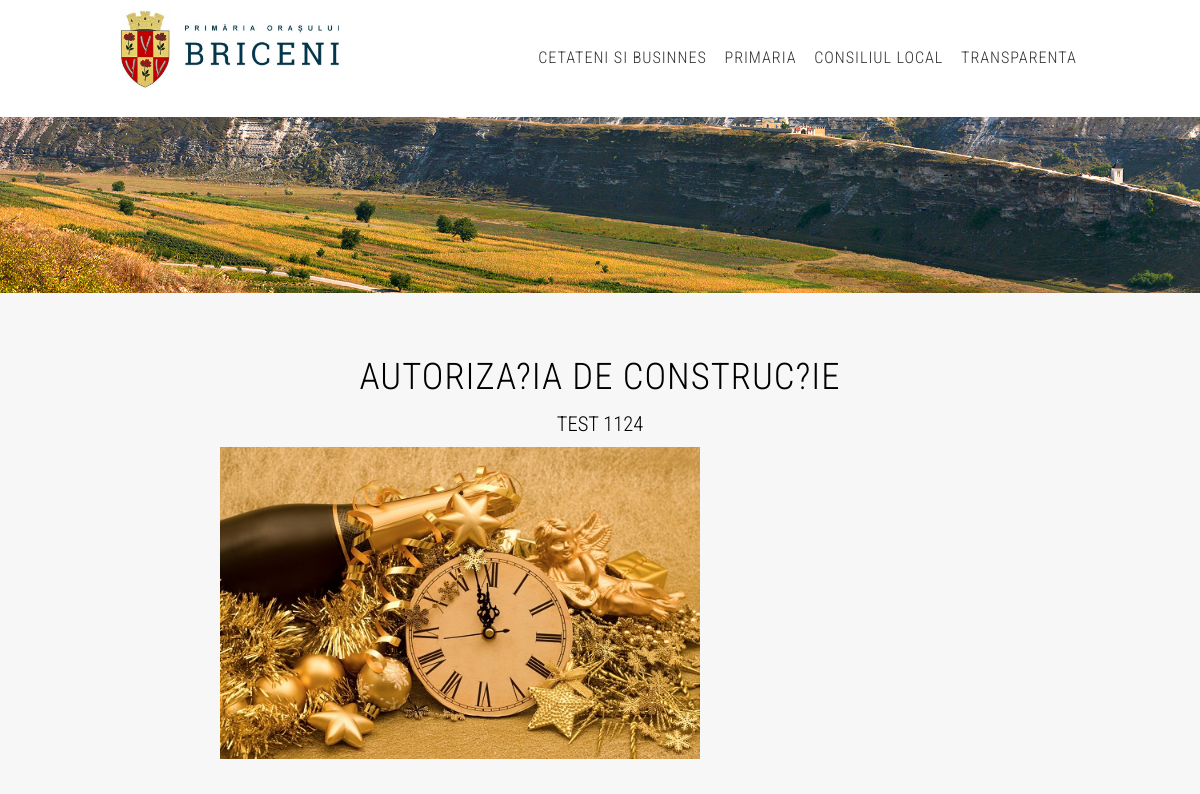
Page /post.php?id=3 (upper part) on the earlier database version.
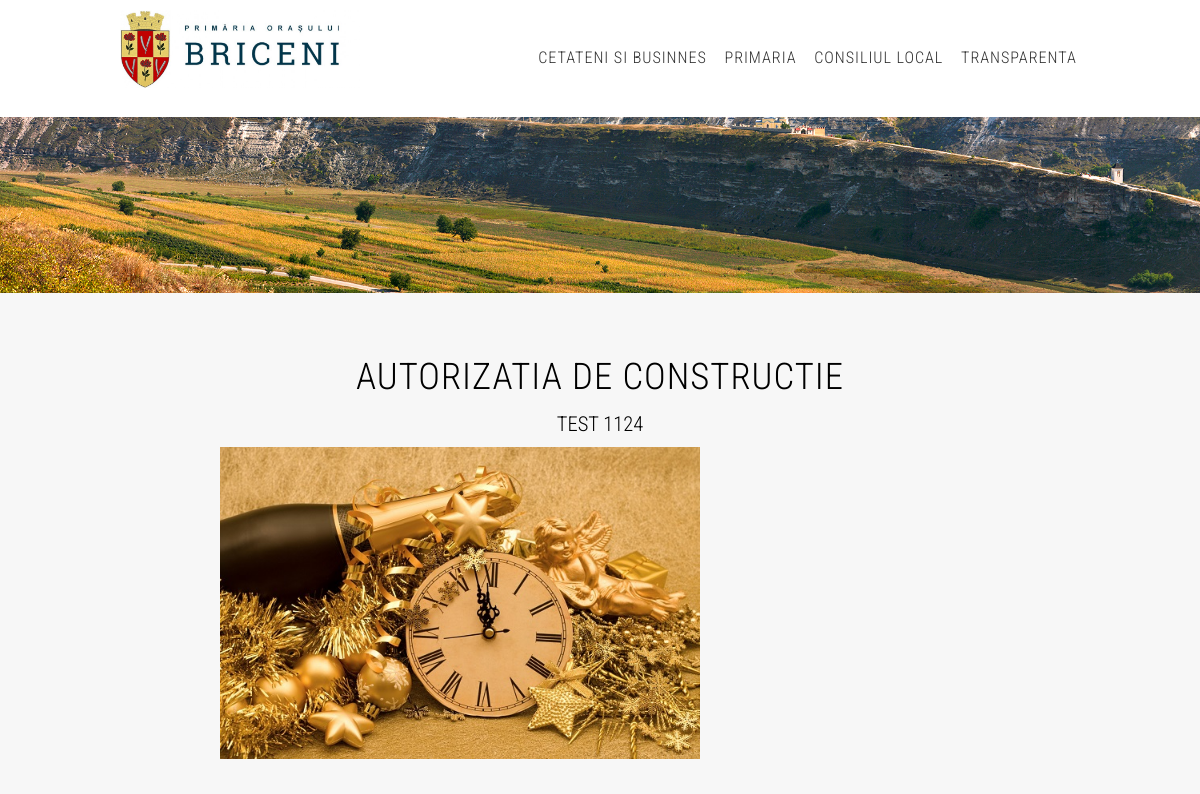
Same page on the later database version.
### tables this page shows
CREATE TABLE `groups` (
  `id` int(11) NOT NULL,
  `name` varchar(255) NOT NULL,
  `thumbnail` blob NOT NULL
);

CREATE TABLE `posts` (
  `id` int(11) NOT NULL,
  `id_group` int(11) NOT NULL,
  `id_category` int(11) NOT NULL,
  `image_url` varchar(255) NOT NULL,
  `title` varchar(255) NOT NULL,
  `subtitle` varchar(255) NOT NULL,
  `content` text NOT NULL,
  `file_attach_url` varchar(255) NOT NULL,
  `created` int(11) NOT NULL,
  `updated` int(11) NOT NULL,
  `important` tinyint(1) DEFAULT NULL
);

### post.php (the view, shortened to what this page needs)
<?php
	include "php/connect.php";
	if (!empty($_GET['id'])) {
		$id = $_GET['id'];
		$result = mysqli_query($con, "SELECT p.* FROM posts p WHERE p.id = '$id'");
	}else{
		header('Location: /pb/index.php');
	}
	$post = $result->fetch_object();
 ?>
<!DOCTYPE HTML>
<html>
	<head>
		<?php include"components/head.php";?>
	</head>
	<body class="no-sidebar">
		<?php include "components/navbar.php"; ?>
		<div id="banner2">
		</div>
		<div id="page">
			<div id="main" class="container">
				<div class="row">
					<div class="12u">
						<section>
							<header>
								<h2 style="text-align:center; line-height: 50px;"><?php print $post->title; ?></h2>
								<span class="byline" style="text-align:center;"><?php print $post->subtitle; ?></span>
								<img src="post_images/orange.jpg" style="width: 50%; margin-left:100px;">
							</header>
						</section>
					</div>
				</div>
			</div>
		</div>
	</body>
</html>

### components/head.php (shortened to what this page needs)
<link rel="stylesheet" href="css/fontawesome.css">

### components/navbar.php (shortened to what this page needs)
<div id="header">
	<div class="container">
			<div class="row">
				<a href="index.php"><div id="logo" class="3u"><img src="images/logo.jpg"></div></a>
			</div>
			<nav id="nav">
				<ul>
				<?php
					include "php/connect.php";
						$result = mysqli_query($con, "SELECT g.* FROM groups g");
						if ($result) {
							while ($row = $result->fetch_object()) {
								print '<li><a href="/pb/group.php?id=' . $row->id .'">'. $row->name .'</a></li>';
							}
						}
				?>
				</ul>
			</nav>
	</div>
</div>

### css/style.css (style rules this page uses)
body { background: rgba(221, 221, 221, 0.09); }
body,input,textarea,select { font-family: 'Roboto Condensed', sans-serif; font-weight: 300; font-size: 11pt; line-height: 1.75em; }
h1,h2,h3,h4,h5,h6 { letter-spacing: 1px; text-transform: uppercase; font-weight: 300; }
a { color: #ff0000; }
p, ul, ol, dl, table { margin-bottom: 1em; }
header { margin-bottom: 2em; line-height: 1.7em; }
header h2 { font-size: 2.5em; }
header .byline { display: block; margin: 0.5em 0 0 0; padding: 0 0 0.5em 0; text-transform: uppercase; font-size: 1.4em; }
section, article { margin-bottom: 3em; }
section:last-child, article:last-child { margin-bottom: 0; }
#header { position: relative; background: #FFF; }
#header .container { position: relative; padding: 4em 0em; }
#logo { position: absolute; left: 0em; top: 0.7em; }
#logo img { max-width: 100%; }
#nav { position: absolute; right: 0em; top: 2.2em; }
#nav > ul > li { float: left; }
#nav > ul > li:last-child { padding-right: 0; }
#nav > ul > li > a, #nav > ul > li > span { display: block; margin-left: 0.7em; padding: 0.80em 0.2em; letter-spacing: 0.06em; text-decoration: none; text-transform: uppercase; font-size: 1.1em; outline: 0; color: #333; }
#banner2 { position: relative; padding: 6em 0em; background: url(../images/slshow/sl4.jpg) no-repeat center; background-size: cover; color: #fff; }
#page { position: relative; background: rgba(221, 221, 221, 0.23); }
#main { border-top: 1px solid; border-color: rgba(0,0,0,.2); }

### css/style-desktop.css (style rules this page uses)
body,input,textarea,select { font-size: 11pt; }
#page { padding: 1em 0em 6em 0em; }
#main { margin-top: 3em; border-top: none; }

Differences in the rows shown:
changed posts "TEST 1124": title "AUTORIZA?IA DE CONSTRUC?IE" → "AUTORIZATIA DE CONSTRUCTIE"
